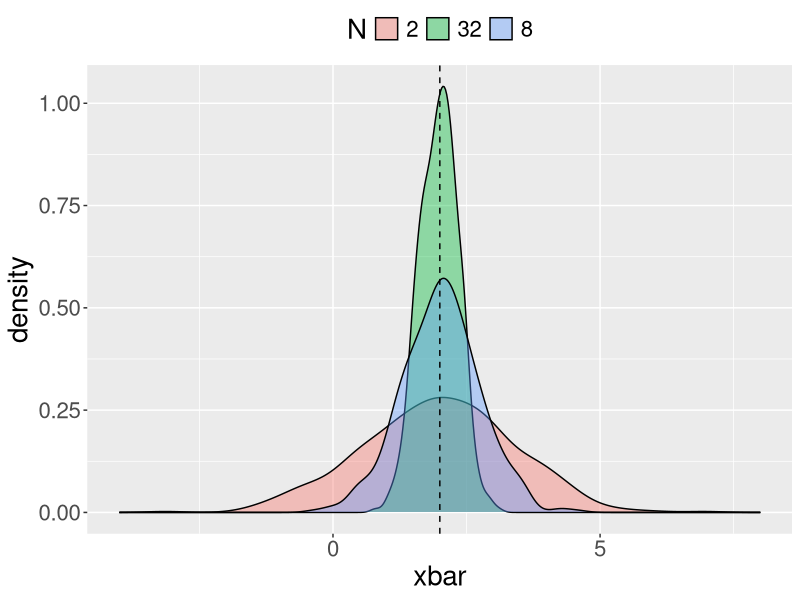
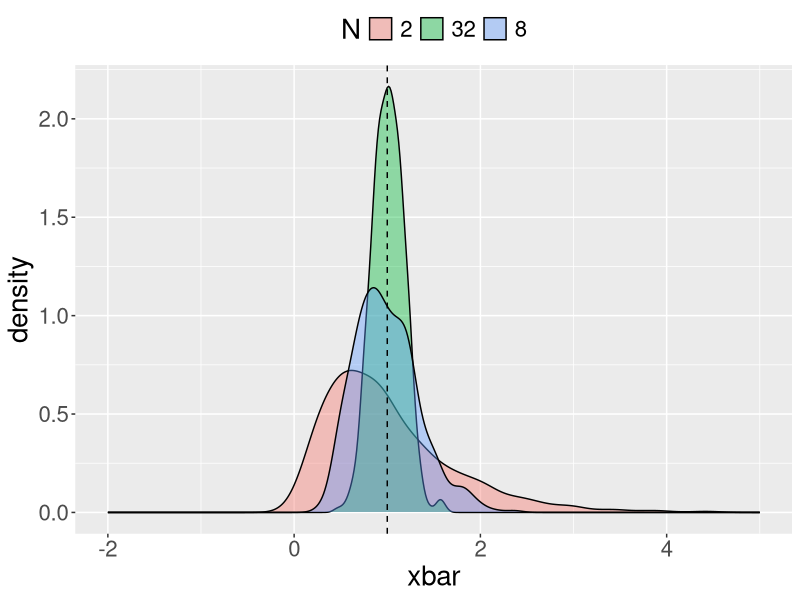
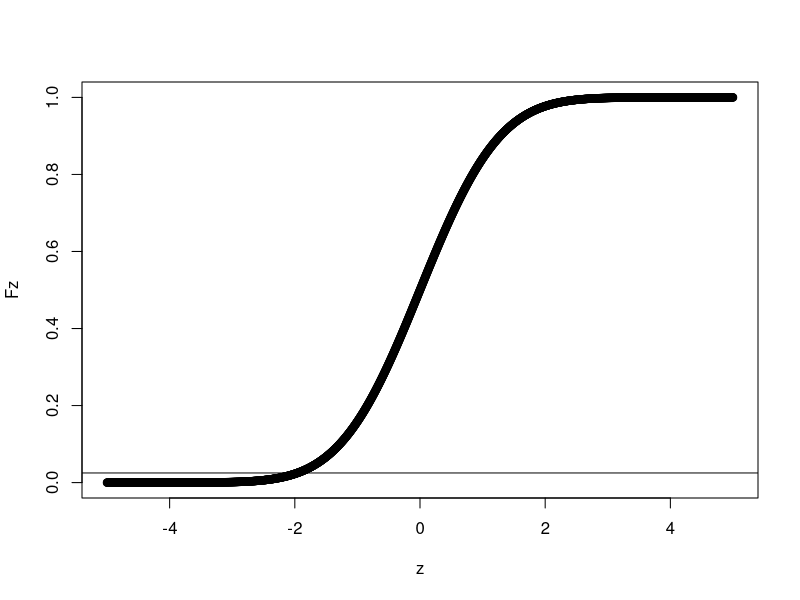

Recreate these plots in R, in order.
## ---- chunk 1
library(tidyverse)
## ---- chunk 2
pop_mean <- 2
pop_sd <- 2

M = 500

N = 2
xbar = NA
for(i in 1:M){
  xbar[i] <- mean(rnorm(N, mean = pop_mean, sd = pop_sd))
}
xbar_df <- data.frame('xbar' = xbar, 'N' = as.character(N))

N = 8
xbar = NA
for(i in 1:M){
  xbar[i] <- mean(rnorm(N, mean = pop_mean, sd = pop_sd))
}
xbar_df <-xbar_df %>% 
  bind_rows(data.frame('xbar' = xbar, 'N' = as.character(N)))


N = 32
xbar = NA
for(i in 1:M){
  xbar[i] <- mean(rnorm(N, mean = pop_mean, sd = pop_sd))
}
xbar_df <-xbar_df %>% 
  bind_rows(data.frame('xbar' = xbar, 'N' = as.character(N)))

p <- ggplot(xbar_df, aes(x = xbar, fill = N)) + geom_density(alpha = 0.4)

p + theme(legend.position = 'top', 
          text = element_text(size=20)) + xlim(c(-4, 8)) + 
  geom_vline(xintercept = pop_mean, linetype = 'dashed')

## ---- chunk 3
r = 1
M = 500

N = 2
xbar = NA
for(i in 1:M){
  xbar[i] <- mean(rexp(N, rate = r))
}
xbar_df <- data.frame('xbar' = xbar, 'N' = as.character(N))

N = 8
xbar = NA
for(i in 1:M){
  xbar[i] <- mean(rexp(N, rate = r))
}
xbar_df <-xbar_df %>% 
  bind_rows(data.frame('xbar' = xbar, 'N' = as.character(N)))

N = 32
xbar = NA
for(i in 1:M){
  xbar[i] <- mean(rexp(N, rate = r))
}
xbar_df <-xbar_df %>% 
  bind_rows(data.frame('xbar' = xbar, 'N' = as.character(N)))

p <- ggplot(xbar_df, aes(x = xbar, fill = N)) + geom_density(alpha = 0.4)

p + theme(legend.position = 'top', 
          text = element_text(size=20)) + xlim(c(-2, 5)) +
  geom_vline(xintercept = 1/r, linetype = 'dashed')

## ---- chunk 4
z <- seq(-5, 5, by = 0.005)
Fz <- pnorm(z)

plot(z, Fz) + abline(h = 0.025)
